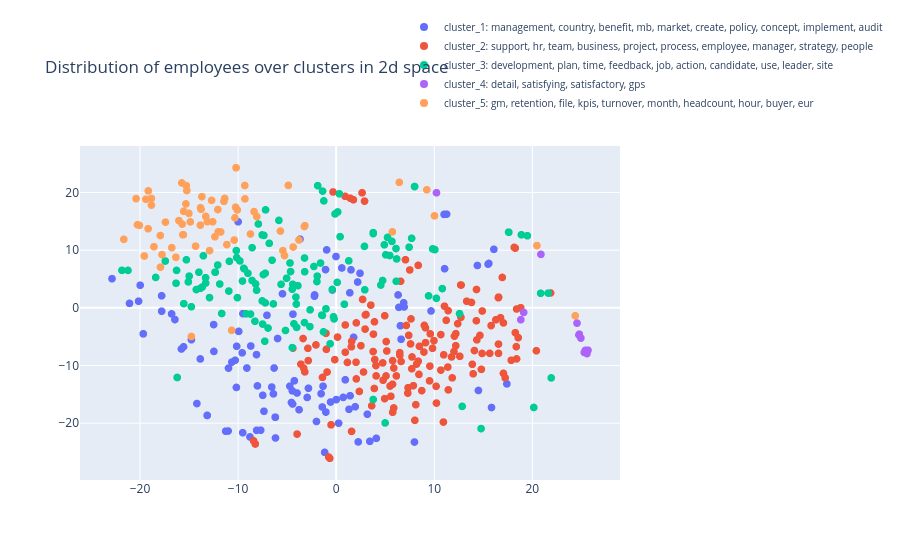

Notebook source saved alongside this figure:
### Code cell
fig = go.Figure()


for i, cl in enumerate(range(k)):
    
    cluster_df = averaged_employee_features[averaged_employee_features.cluster==cl]
    #plot all the employees belonging to a cluster using a new trace. 
    features = np.stack(cluster_df['feature_vector_2d'].to_numpy())

    employee_titles = []
    # constructing hover text (all objectives belonging to that employee) 
    for emp in cluster_df.index.values:
        
        emp_index = employee_objective_indices[emp]
        employee_title = np_sentences[emp_index]
    
        employee_titles.append(emp + ': ' + employee_title[0:100])
        
    fig.add_trace(go.Scattergl(
      x=features[:, 0],
      y=features[:, 1],
      mode='markers',
      showlegend=True,
      text = employee_titles,
      marker=dict(size=8, color=i),
      name="cluster_"+str(cl+1) +": " + cluster_titles[cl]
      ))



fig.update_layout(title='Distribution of employees over clusters in 2d space', legend=dict(
        x=0.6,
        y=1.4,
        traceorder='normal',
        font=dict(
            size=10)))
fig.show()

path = TopicModelObject.dir + '2D_clusters.jpeg'
fig.write_image(path)

### Figure 1 — Plotly figure (JSON) as saved in the notebook; plotly's stock layout.template omitted (floating-point values rounded to 4 significant figures; data arrays with more than 128 entries replaced by an {"elided": "..."} marker saying what was removed)
{"data": [{"marker": {"color": 0, "size": 8}, "mode": "markers", "name": "cluster_1: management, country, benefit, mb, market, create, policy, concept, implement, audit", "showlegend": true, "text": ["*100464: support uk flexible working roll out contractual amendments retention program for as1 as2 implement ", "*100052: 1 communicate and cascade project details to the country leadership teams 2 enable the internal hrbp", "*100340: documentation and handover completed before start of assignment execution of m a and strategic proje", "*100444: working with mbs hr benefits team to create knowledge base documents to assist regional mbs hr to as", "*100155: support to optimize regional hr bp model in europe with focus on germany and interaction with ghrbps", "*100116: attainment of the defined goals 60 people scorecard 20 hr attrition stats 20 traing corriculum for 2", "*100243: achieve rebif performance goal 1 025b net sales placeholder objective for all other projects assignm", "*100183: 3 1 rewards a actively support merck 350 anniversary initiatives making the alignment with local hr ", "*100063: 1 contemplating offer benefit proposals liaise with hiring manager hrbp 2 exit process management en", "*100206: maintain recruiting time compared to 2016 make sure we are working in ats according to coe standards", "*100458: manage the change and deal with ambiguities ensure teamwork and align on common approach identify sy", "*100104: country factsheet prepare country factsheet for france and african countries and present them to the", "*100185: 1 finalize definition of global l d process and operational implementation finalize global learning ", "*100375: 1 f r berater koordination und tracking des recruitingprozesses teilnahme an w chentlichen recruitin", "*100012: 1 continue to build up on the asia compensation analysis to further identify elements and open items", "*100164: successful completion of aofp campaign and related materials by q4 and start of rollout successful e", "*100413: jana should get onboard the hr digital team again and work herself into the current activities of th", "*100258: implement initiatives planned by facilitating l l dyd workshops if need be communication via we eq a", "*100143: sourcing certification managerial traing courses 2019 fundamentals of management program share the t", "*100238: 1 ees 2 people development a b c 3 successfull implementation 4 successfull implementation a gdpf re", "*100437: achievement of financial targets delivery of focused priorities achieve net sales of 964 9 brl with ", "*100433: a develop and implement a holistic concept regarding d i communication develop a branding concept fo", "*100298: compliance to global hrbp program roll outs crc process pmp process dyd program 201 files digitizati", "*100106: overall working regularly with line and senior leaders to ensure a deep leadership bench that has th", "*100373: goglobal program management program implemented by end of april 2019 according to planning may 2019 ", "*100316: project milestones results action plan results milestones achieved feedback from project lead and sp", "*100259: erfolgreiche teilnahme am projekt und umsetzung der neuerungen mitwirken beim wissenstransfer kolleg", "*100070: 1 project management for corobi planning the communication strategy ensuring that the chatbot works ", "*100446: people dashboard tested and ready to use for 2019 projects completed successful or on a good status ", "*100461: provide feedback and process improvement suggestions a member of the hr quality council that adam ro", "*100425: take different approaches for continuous dialogue into consideration and reflect on pro s and con s ", "*100428: ensure high quality delivery of 7 glp journey sessions in 2018 in collaboration with mercer team tha", "*100389: development plans o lead traings on the methodology o lead workshops to work on own dp o re launch a", "*100117: bright future co own and drive bright future display together with bu head and project leader own tr", "*100071: o development plan in the system for all organization with focus on key critical roles 95 of all dps", "*100360: complete new hire traing plan and qualification plan according to set timeline", "*100492: 1 understand where you are in the merck world who are your team members how do we work what are the ", "*100108: 1 execute on hr related aspects of cross business sectors ls hc portfolio optimization project and p", "*100264: meet objectives as outlined in objective description sp 100 for r d bcps mitigation strategies in pl", "*100154: optimize regional hr service model in europe and interaction with ghrbps hr support on m a activity ", "*100400: all following measures and actions are aiming at defing a joint and integrated people strategy for t", "*100072: ensure local implementation of global guidelines incl proper involvelemnt of all stakeholder and app", "*100035: create a full portfolio of all elements including status on currently non harmonized policies by end", "*100214: create site to serve as a host for hc hrbps develop and store relative content for hrbps including t", "*100271: 1 ready to go short term successor for country hr head role pm hrbp 1 midterm successor country hr h", "*100118: ensure consistent bundeling of structural people projects and topics in germany cpi and business tra", "*100123: roles responsibilities finalize implementation of r rs in the regions create job descriptions update", "*100087: support talent review as leading pmo support as team member and pmo the hr capability workstream ful", "*100006: meet target achieve target meet target still to be worked out completing of items achieve 2 0 target", "*100047: target a f2 venta 41 51m eu opex 9 18m eu ebit 24 5m eu action plan 100 in activities and time follo", "*100265: to achieve the objective as expected provide support for topics that involve rewards governance work", "*100405: deliver relevant kpis according to plan track and improve dahsboards were need employees have receiv", "*100402: comprehensive stakeholder management pursued preparation of gl approval documentation full project p", "*100222: the objective is met when the following tasks are fulfilled major strategic ls hr projects are monit", "*100381: overseeing the hr strategy implementation holistically by steering the strategy realization office a", "*100320: familiarized with rewards landscape in austria overview created recognition as point of contact lead", "*100089: ees analyze data identify top opportunities action planning monitoring at the businesses levels defi", "*100186: contribute to the crc 2019 project as market governance team member update 2019 salary ranges and mr", "*100267: sucessful closing of final movement to new offices aftercare of employees if they are all settled in", "*100176: supporting of team internal aspects provide in the first half of 2018 to head of hr re governance co", "*100494: onboarding plan is in progress current mbs services analyzed and up to date service catalog consolid", "*100489: implementation ec support provided as need transactional activities elimination and shifting of non ", "*100135: 1 works closely with the process stream lead technology stream and implementation partner team on th", "*100507: by the end of this year get an overview of learning processes and portfolio get familiar with the ne", "*100337: assessment of organizational needs regarding digital platform implementation of new hr eva concept t", "*100452: based on gathered experience and benchmark data update hhg move policy for expats and international ", "*100102: this objectives should be joinly evaluated by randall bradford and tanja bender this objective shoul", "*100485: deliver ex factory sales of eur 495 7m at op rates 2018 and ebit of eur 259 6m tc platforms efficien", "*100338: actively participate in safety initiatives as member of site safety council partner with leadership ", "*100249: supply tools for enhanced employee engagement including communications to employee council benefits ", "*100163: collect requirements discuss feasibility identify project teams core team and extended according to ", "*100308: focus initiative strategical leadership responsibility for key projects china hr strategy india tran", "*100290: plan and execute relevant activities out of the local roda transition roadmap according to project t", "*100409: continue the support of the development beyond current role program based on 2nd intake experience a", "*100445: meet the objectives outlined in objective description take over hr bp role for all l2 functions of h", "*100190: implementierung von min drei ausschlaggebenden prozessverbesserungen prozesse im hinblick auf die di", "*100013: i continue to build up on the asia compensation analysis to further identify elements and open items", "*100436: ensure data accuracies and timely payroll submission and reporting in line with local statutory guid", "*100095: target a deliver according to hr technology roadmap i e project ad m chatbot to ease access to our p", "*100038: target a op net sales of 58 317 m eur opex of 13 484 m eur ebit of 34 951 meur f2 venta 57 898 m eu ", "*100136: the changes projects planned in 2019 are 1 sial harmonization 2 changes of work rules to be complian", "*100465: ensure local implementation of global guidelines incl proper involvment of all stakeholder and appli", "*100476: 1 review development plans to ensure quality actions have been set in place in preparation for year ", "*100335: support the implementation of new organizational structures support workforce planning activity in t", "*100027: potential conferences in march and october 2019 radar screen ongoing process giving exposure ongoing", "*100293: constantly give feedback and or create awareness on processes which are not available but need or no", "*100239: develop expertise on external requirements and guidelines research new laws regulations and requirem", "*100289: drive coordination and content of three proposed pilots partner with talent organization to drive pr", "*100115: current mbs services analyzed and up to date service catalog consolidated depending on outcome mbs r", "*100236: state of the art eva page succesful event organization for hm succesful event organization sap basf ", "*100139: create a development plan workshop for leader every leader should participate organize potential rev", "*100220: optimize regional hr service model in europe and interaction with ghrbps hr support on m a activity ", "*100188: deliver on regional op and contribute proactively to emea leadership team in market data collection ", "*100228: develope and implement key kpi and implement them for regular reporting to take data driven mobility", "*100195: detailed analysis and review of ees results for each mgf business i support directly and also mgf ov", "*100460: 1 steer overall hr organizational design to ensure fit to hr strategy ensure smooth implementation c", "*100353: a dialog with the darmstadt production site heads has been conducted an agenda for tariff topics has", "*100502: as manager of the change comms branding stream the first focus area for 2019 is to build and facilit", "*100158: a update ic traing material b provide ic traing manila colleagues c build up one source know how d v", "*100242: discuss onboarding experiences and gather opinions gather data about the initial exposure to mbs hr ", "*100363: support to program manager role as program coordination merck side counterpart for business schools ", "*100350: ad m set up basis syntax for protype use case work with test user group on lying out syntax details ", "*100435: ensure data integrity through job requisition validation ensure the collection and analysis of recru", "*100170: schedule and coordinate meetings appointments coordinate team meetings off sites and follow ups coor", "*100318: support to define the vision and mission of the team global development programs talent development ", "*100366: 1 provide end to end support for organizational changes reorganizations globally a cooperation in th", "*100138: 1 ensure timely delivery on graduate recruitment including both mt and campus hire engage stakeholde", "*100075: handover fully done onboarding finalized people development program installed ees tasks activities d"], "type": "scattergl", "x": [-7.485, -15.78, -9.532, -5.475, -8.11, -15.56, -7.058, 6.394, -4.407, -1.087, -4.445, 1.774, -2.01, -13.16, 16.08, -8.125, 3.176, -9.589, 1.42, -9.512, 11.26, 1.389, -9.998, -10.3, 11.05, -4.561, -13.15, -1.538, 2.429, 3.427, 0.7172, 9.671, 0.9274, -4.264, -0.9734, -10.17, -19.99, -7.364, 14.4, -6.202, 15.84, 6.881, -0.02079, -2.202, -19.67, -8.79, -6.401, -12.47, 2.247, -8.03, 6.551, -8.709, 1.511, 17.4, -4.47, -6.19, -14.76, -17.8, -9.939, 0.5742, -3.786, 15.49, -10.14, -2.215, -7.698, -11.02, 7.981, -13.86, 4.093, 6.927, -6.571, -16.78, -3.691, -5.976, -1.34, -14.2, 14.51, 6.619, -17.8, 11.0, -19.67, 6.313, -6.334, -12.49, -10.98, -9.107, -0.5752, -2.831, -16.45, 2.19, -10.64, -6.222, -22.86, -2.956, -1.05, -3.992, -0.3881, -4.726, 1.307, 0.01033, -21.08, 1.941, -1.419, -20.15, 0.2459, -11.27, -1.177, 15.57], "y": [-15.17, -7.134, -21.65, 2.437, -21.23, -6.757, -1.279, 0.08726, -1.099, 6.633, -16.67, -5.104, -19.7, -18.65, 10.15, -8.113, -18.44, -7.804, -15.24, -1.002, 16.25, 2.613, 14.93, -9.093, 6.788, -16.41, -18.65, -14.88, 6.004, -23.15, -15.53, -0.5385, -12.48, -12.64, 10.05, -13.8, 3.922, -17.93, 7.35, -18.97, -17.28, 0.8816, 8.904, 2.238, -4.512, -22.38, -14.91, -7.551, -23.25, -13.53, -3.095, -6.616, 6.591, -13.18, -14.4, -22.56, -5.527, 2.095, -4.081, 6.919, -17.66, 7.585, -6.663, 2.022, -21.22, -21.36, -23.27, -8.859, -22.63, 0.1518, -13.74, -1.041, 11.91, -5.315, -13.59, -16.59, -14.33, -5.446, -0.5801, 16.21, -4.491, 2.236, -10.44, -2.902, -10.45, -10.43, -16.33, -13.94, -2.03, 4.477, -9.404, -18.96, 5.061, -15.53, -18.07, -14.76, 3.089, -13.58, -17.59, -15.91, 0.7788, -17.15, -17.19, 1.151, -20.0, -21.39, -25.06, 7.704]}, {"marker": {"color": 1, "size": 8}, "mode": "markers", "name": "cluster_2: support, hr, team, business, project, process, employee, manager, strategy, people", "showlegend": true, "text": {"elided": "158 str values"}, "type": "scattergl", "x": {"elided": "158 float values"}, "y": {"elided": "158 float values"}}, {"marker": {"color": 2, "size": 8}, "mode": "markers", "name": "cluster_3: development, plan, time, feedback, job, action, candidate, use, leader, site", "showlegend": true, "text": {"elided": "134 str values"}, "type": "scattergl", "x": {"elided": "134 float values"}, "y": {"elided": "134 float values"}}, {"marker": {"color": 3, "size": 8}, "mode": "markers", "name": "cluster_4: detail, satisfying, satisfactory, gps", "showlegend": true, "text": ["*100235: meet objectives outlined under objective details meet the objectives outlined under objective detail", "*100334: meet target meet target based on business status with positive stakeholder feedback meet target with", "*100500: meet objective to full satisfaction meet objective to full satisfaction", "*100378: meet objectives outlined under objective details meet objectives outlined under objective details", "*100374: a onc org structure communication and implementation q2 b gps and tx m activities and implementation", "*100329: successfully complete the activities a", "*100481: meet objectives outlined under objective description meet objective outlined under objective details", "*100122: satisfactory query resolution with minimum escalations as per the defined timelines per activity 90 ", "*100169: meet objectives outined under objective details meet objectives outlined under objective details mee", "*100480: completed customer feedback satisfying completed customer as well as team member feedback satisfying", "*100209: progress in all areas meeting expectations progress in all areas meeting expectations", "*100469: activities supported on time and correctly with minimal error rate deadlines are met on time and in "], "type": "scattergl", "x": [25.3, 19.12, 24.75, 25.41, 24.56, 24.95, 25.68, 10.23, 25.57, 18.83, 24.79, 20.88], "y": [-7.731, -0.7962, -4.705, -7.37, -2.647, -5.246, -7.355, 19.96, -7.931, -2.059, -4.567, 9.281]}, {"marker": {"color": 4, "size": 8}, "mode": "markers", "name": "cluster_5: gm, retention, file, kpis, turnover, month, headcount, hour, buyer, eur", "showlegend": true, "text": ["*100215: people dimension of key projects successfully executed all org changes implemtend by april 1st kick ", "*100478: meet kpis and comply with all processes 1 time to offer globally i ve been set a target 5 days lower", "*100431: 1 quality of hipo development plans improving 2 hrbp and or business unit leader input 1 of employee", "*100044: target a achive net sales of 24 8 m eur with and opex of 4 86 m eur driving an ebit of 14 4 meur f2 ", "*100020: 1 people development ensure 85 of dps to be in place across all business units and mgf ensure 100 su", "*100332: local development activities completed by december 2019 work shadowing program enrolled till june 20", "*100002: timely completion of milestones as per the defined project roadmap completion of all milestones as p", "*100304: target 100 of biologics employees have a development plan containg at least one development objectiv", "*100272: target engagement score 4 vs 2017 survey overall 6 vs 2017 survey average of 5 indicators on a commu", "*100449: evidence of regular metrics presentations to isco leadership evidence of traing course completed cer", "*100148: did you know newsletter open rate higher than 50 click rate higher than 10 new format ready to launc", "*100283: 1 talent management concept ready by july2018 roll out communication in q3 2 roi concept ready by se", "*100091: 2018 average 6 9 2019 average 5 5 to have clear procedures and rules train the middle management and", "*100392: reduce turnover in pss to 10 close headcout gap by mid year increase engagement via the following 8 ", "*100233: i to complete get to know one one with all employees in all the client functions by dec 31 2018 ii b", "*100150: increase effectiveness of front line management by providing leadership traing kpi 1 request input f", "*100412: 1 optimize neocase use newcomers leavers contracts part time roles reporting lines sip aip 2 perform", "*100207: as per the action plan milestones kpis pslt feedback assessment time to fill 65 days for role 4 posi", "*100066: organizational development activities completed by end december 2019 project steps become a high per", "*100046: target a achive net sales of 44 86 m eur with and opex of 9 52 m eur driving an ebit of 26 35 meur f", "*100482: all of the above met the mentioned 5 for sales all mentioned as drescribed on the list of objectives", "*100457: to achieve this goal jake will lead the rfp process for tax services including rfp design vendor sel", "*100459: 1 retain 95 in a aa employees conduct talent reviews twice let manager act on 2 solve 60 of the issu", "*100050: site manufacturing 1 quality of development plans a meet development plan kpi by end of dec 19 b dev", "*100132: 1 setting up new employees and support during employment with regards to moving between funds and co", "*100181: rated same as bg as per the action plan milestones kpis pslt and psslt e2e feedback assessment bds l", "*100177: implementation of an overall learning controlling concept o consolidation of existing data sources i", "*100083: system change works without major complaints on 2019 06 01 start test group with 1 03 2019 final rol", "*100246: target 1 per quarter regional bp to lead under the skypeople branding 1 ees kpis a action plan for b", "*100467: smooth hand over to alexandra bonds in april may 2018 from april may 2018 commercial operations emea", "*100079: lt feedback assessment project milestones results action plan results time to fill 60 days in 2018 f", "*100343: 1 baseling transfer retention joint employee transition plan developed in time employment offer proc", "*100468: 80 of managers trained on la c first pilot on new manager learning cycle 80 of managers particiapte ", "*100297: revision and communication of the policies take place before june 2018 not more than monthly 1 2 hr ", "*100204: customer visits trade shows 2x per year develop capabilities according to position in the new hr ope", "*100385: workforce analysis with focus on employees with 20 years of service and impact of those employees le", "*100342: 1 create and roll out 2019 people priorities for research emea aligned with rs people strategy 2 uti", "*100327: at least 1 f2f and monthly buddy calls complete opex traing enable at least 1 wil activity on site m", "*100336: a 75 action plans in place where need for key business aa 90 action plans a 100 action plans 90 of o", "*100182: provide timely information for the annual workers council meeting provide monthly reporting on diffe", "*100026: organize site visits to all 10 pharma sites for head of pharma sites within first half of 2019 maint", "*100396: mrf or hogans assessment idp for gm 1 dna for high potentials under gm 1 quality idp 80 pip and iden", "*100024: hit most attain many attained many a attain advance the talent people objectives for isco in 2018 a ", "*100441: 1 enhancing external and internal employer branding through within the frame of the building of an e", "*100114: implimantation of employee central system acording to the global time line support all incubator com", "*100301: use and promote dashboard in visier for pss e2e once developed discussion within 1st month of new ps", "*100251: time to fill 65 days for role 4 and core role 3 positions open in 2018 100 idp completed for e2e foc", "*100384: all hr processes and deliverables in scope of the hrbp pillar provided in time and quality all hr de", "*100398: perfom a deep analisys of ees results for gms mbq mollet prepare and support the communication plan ", "*100448: 1 sign up for your phr with skillsoft to start this year finish next year 2 foxconn strategy assist ", "*100250: 85 of leaders participate in the traing 5 reduction in employee relations incidents diverse candidat", "*100501: documentation e g bt skills management sop has been updated whenever need additional process support", "*100415: started in november no objectives", "*100010: the above actions under objective description are well on track roadmapplan developed with project t", "*100509: achieving gcc op succesfull registration and launch of mavenclad team readiness and completion filli", "*100473: lunching ec project in russia close work with the global team working and testing the system filling", "*100438: 1 number of reqs 83 100 reqs of 2018 must be closed in the year time to fill and time to offer 45 da", "*100141: managers going through create a qualitative dp workshop r3 via sky people r2 via local hrbp audit an", "*100322: project deliverey against to be agreed upon milestones reduce turniver in pss to 10 close headcout g", "*100442: define org structure define phase in and out roles and responsibilites of the actors in place struct", "*100345: 1 attraction retention wellbeing roles and job codes update for 2018 salary survey 100 positions imp", "*100030: audit and feedback on 100 potential successors critical roles 80 on potentials qualitative dp worksh", "*100202: coutry audits audit rewards elements towards company and market prevalance for 10 new countries appr", "*100359: develop execute hr processes to attract develop and retain our talents 1 employees have a developmen", "*100317: smooth tr integration based on global and business approval in defined timelines achieve 100 objecti", "*100092: mollet drive 100 of the focus group sessions with all areas establish together with the areas an act", "*100261: assessment by year end based on input of business leaders assement by year end based on inputs of gm", "*100439: collaboration recognition efficiency talent development ensure effective collaboration with hr coe s", "*100496: within 30 first days understanding gho as organization gho people key hr indicators shape efficiency", "*100068: team fully supports the cpi project active filling of internal candidate pipeline all 80 fit candida", "*100051: ensure correct data and on time payroll salary payment 26th of each month vendor management 1 claim ", "*100001: 1 ensure team personal increase in the value of direct sourcing of 5 target saving 2019 is of 330 00"], "type": "scattergl", "x": [-15.59, -20.26, -14.34, -10.21, -8.377, -15.55, -4.386, -10.09, -15.33, -20.07, -17.41, -15.28, -12.37, -15.71, -11.78, -13.14, -18.84, -12.71, -20.41, -10.21, -9.319, -19.57, -12.04, -15.02, -3.194, -11.37, -15.74, 20.47, -10.66, -17.94, -13.69, -3.795, -12.59, -19.4, -16.35, -18.59, -14.77, -15.64, 9.241, -5.272, -13.85, 5.73, 10.02, -17.92, -5.687, -17.76, -11.45, 24.37, -8.097, -19.18, 6.435, -18.85, -19.16, -8.742, -21.66, -3.245, -11.15, -13.78, -16.04, -15.23, -10.26, -13.83, -14.88, -13.3, -9.306, -12.07, -4.883, -10.32, -16.77, -10.4, -5.433, -12.91], "y": [12.68, 14.42, 10.7, 24.3, 16.69, 16.75, 10.55, 16.98, 18.02, 14.3, 14.87, 21.19, 12.33, 14.52, 13.15, 14.95, 17.82, 18.64, 18.94, 24.31, 21.22, 8.99, 13.17, 16.39, 14.25, 18.98, 21.67, 10.8, -3.896, 12.54, 19.29, 11.77, 14.93, 18.83, 8.769, 10.6, -4.964, 12.67, 20.48, 9.059, 14.34, 13.19, 15.96, 7.057, 13.32, 9.237, 18.47, -1.373, 15.83, 13.73, 21.76, 18.97, 20.29, 12.81, 11.88, 14.11, 10.97, 17.09, 15.13, 20.35, 17.45, 17.37, 14.91, 15.87, 18.9, 17.05, 21.24, 15.61, 10.44, 11.76, 9.928, 9.93]}], "layout": {"legend": {"font": {"size": 10}, "traceorder": "normal", "x": 0.6, "y": 1.4}, "title": {"text": "Distribution of employees over clusters in 2d space"}}}
